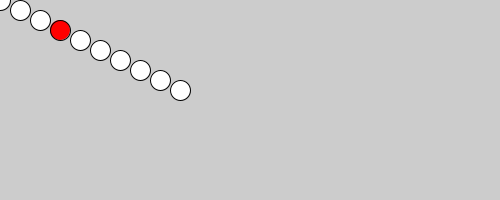
Frame 1 (no input)
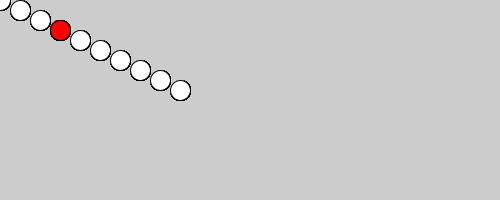
Frame 60 (the mouse pressed at the canvas centre just before this capture)
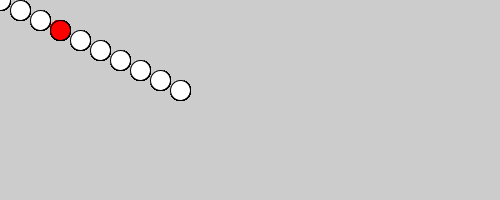
Frame 120 (the mouse held since frame 60 and released just before this capture)

The Processing sketch that drew these frames (run headless with seeded random() and noise(); from frame 60 on, the mouse is pressed at the canvas centre):

// Processing sketch: array_basico_02
// ── array_basico_02.pde
int [] misNumeros = new int[10];
int [] bruno = new int[10];

void setup() {
  size(500, 200);
  for (int i=0; i<misNumeros.length; i++) {
    misNumeros[i] = 20 * i ;
    bruno[i] = 10*i;
  }
}

void draw() {
  for (int i=0; i<misNumeros.length; i++) {
    if (i==misNumeros.length/3) {
      fill(255, 0, 0);
    } else {
      fill(255);
    }
    
    ellipse(misNumeros[i], bruno[i], 20, 20);
  }
}
